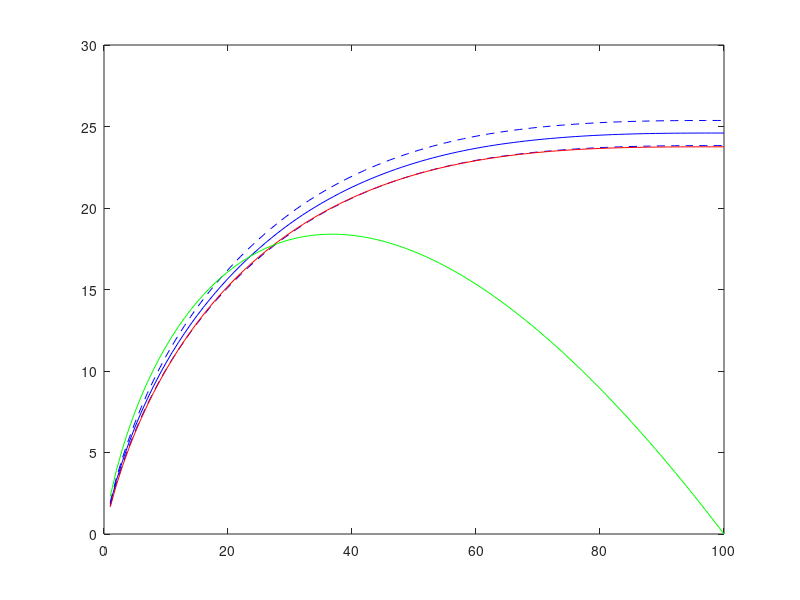

The MATLAB script that drew this image:
%% BOUND FOR NOISE

close all; clear all; clc;

%% parameters
p=100; % vector dimention
N=100; % nb samples for estimating expectation
sigma=.5; % noise variance
sigma2=sigma*sigma;
q=1; % BH parameter


%% Benjamini Hosberg coefficients;
y=1-(1:p)*q/(2*p);
lBH=icdf('Normal',y,0,sigma);
l2BH=lBH.^2;

%% theoretical bound for noise
bound=cumsum(l2BH);
boundsmallk=2*sigma2*(1:p).*log(p./(1:p));

%%
Edn=zeros(p,1); %Expectation of dual norm
Edn2=zeros(p,1); %Expectation of dual norm square

%% 
for n=1:N
    x=sigma*randn(p,1);
    x=sort(abs(x),'descend');
    for i=1:p
        Edn(i)=Edn(i)+sum(x(1:i).^2);
        Edn2(i)=Edn2(i)+sum(x(1:i).^2)^2;
    end
end

Edn=Edn/N;
Edn2=Edn2/N;
Vardn=(Edn2-Edn.^2);
Stddn=1.96*sqrt(Vardn)/sqrt(N);

figure(1);
plot(Edn, 'b');hold on;
plot(Edn+Stddn, 'b--');hold on;
plot(Edn-Stddn, 'b--');hold on;
plot(bound,'r'); hold on;
plot(boundsmallk,'g'); hold on;